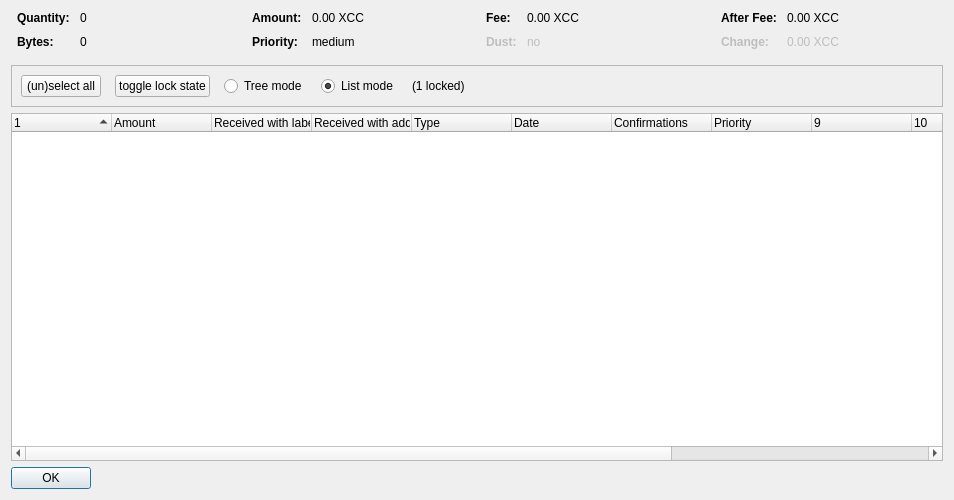
<?xml version="1.0" encoding="UTF-8"?>
<ui version="4.0">
 <class>CoinControlDialog</class>
 <widget class="QDialog" name="CoinControlDialog">
  <property name="geometry">
   <rect>
    <x>0</x>
    <y>0</y>
    <width>954</width>
    <height>500</height>
   </rect>
  </property>
  <property name="windowTitle">
   <string>Coin Selection</string>
  </property>
  <layout class="QVBoxLayout" name="verticalLayout">
   <item>
    <layout class="QHBoxLayout" name="horizontalLayoutTop" stretch="0,0,0,0">
     <property name="topMargin">
      <number>0</number>
     </property>
     <property name="bottomMargin">
      <number>10</number>
     </property>
     <item>
      <layout class="QFormLayout" name="formLayoutCoinControl1">
       <property name="horizontalSpacing">
        <number>10</number>
       </property>
       <property name="verticalSpacing">
        <number>10</number>
       </property>
       <property name="leftMargin">
        <number>6</number>
       </property>
       <property name="rightMargin">
        <number>6</number>
       </property>
       <item row="0" column="0">
        <widget class="QLabel" name="labelCoinControlQuantityText">
         <property name="font">
          <font>
           <weight>75</weight>
           <bold>true</bold>
          </font>
         </property>
         <property name="text">
          <string>Quantity:</string>
         </property>
        </widget>
       </item>
       <item row="0" column="1">
        <widget class="QLabel" name="labelCoinControlQuantity">
         <property name="cursor">
          <cursorShape>IBeamCursor</cursorShape>
         </property>
         <property name="contextMenuPolicy">
          <enum>Qt::ActionsContextMenu</enum>
         </property>
         <property name="text">
          <string notr="true">0</string>
         </property>
         <property name="textInteractionFlags">
          <set>Qt::LinksAccessibleByMouse|Qt::TextSelectableByKeyboard|Qt::TextSelectableByMouse</set>
         </property>
        </widget>
       </item>
       <item row="1" column="0">
        <widget class="QLabel" name="labelCoinControlBytesText">
         <property name="font">
          <font>
           <weight>75</weight>
           <bold>true</bold>
          </font>
         </property>
         <property name="text">
          <string>Bytes:</string>
         </property>
        </widget>
       </item>
       <item row="1" column="1">
        <widget class="QLabel" name="labelCoinControlBytes">
         <property name="cursor">
          <cursorShape>IBeamCursor</cursorShape>
         </property>
         <property name="contextMenuPolicy">
          <enum>Qt::ActionsContextMenu</enum>
         </property>
         <property name="text">
          <string notr="true">0</string>
         </property>
         <property name="textInteractionFlags">
          <set>Qt::LinksAccessibleByMouse|Qt::TextSelectableByKeyboard|Qt::TextSelectableByMouse</set>
         </property>
        </widget>
       </item>
      </layout>
     </item>
     <item>
      <layout class="QFormLayout" name="formLayoutCoinControl2">
       <property name="horizontalSpacing">
        <number>10</number>
       </property>
       <property name="verticalSpacing">
        <number>10</number>
       </property>
       <property name="leftMargin">
        <number>6</number>
       </property>
       <property name="rightMargin">
        <number>6</number>
       </property>
       <item row="0" column="0">
        <widget class="QLabel" name="labelCoinControlAmountText">
         <property name="font">
          <font>
           <weight>75</weight>
           <bold>true</bold>
          </font>
         </property>
         <property name="text">
          <string>Amount:</string>
         </property>
        </widget>
       </item>
       <item row="0" column="1">
        <widget class="QLabel" name="labelCoinControlAmount">
         <property name="cursor">
          <cursorShape>IBeamCursor</cursorShape>
         </property>
         <property name="contextMenuPolicy">
          <enum>Qt::ActionsContextMenu</enum>
         </property>
         <property name="text">
          <string notr="true">0.00 XCC</string>
         </property>
         <property name="textInteractionFlags">
          <set>Qt::LinksAccessibleByMouse|Qt::TextSelectableByKeyboard|Qt::TextSelectableByMouse</set>
         </property>
        </widget>
       </item>
       <item row="1" column="0">
        <widget class="QLabel" name="labelCoinControlPriorityText">
         <property name="font">
          <font>
           <weight>75</weight>
           <bold>true</bold>
          </font>
         </property>
         <property name="text">
          <string>Priority:</string>
         </property>
        </widget>
       </item>
       <item row="1" column="1">
        <widget class="QLabel" name="labelCoinControlPriority">
         <property name="cursor">
          <cursorShape>IBeamCursor</cursorShape>
         </property>
         <property name="contextMenuPolicy">
          <enum>Qt::ActionsContextMenu</enum>
         </property>
         <property name="text">
          <string>medium</string>
         </property>
         <property name="textInteractionFlags">
          <set>Qt::LinksAccessibleByMouse|Qt::TextSelectableByKeyboard|Qt::TextSelectableByMouse</set>
         </property>
        </widget>
       </item>
      </layout>
     </item>
     <item>
      <layout class="QFormLayout" name="formLayoutCoinControl3">
       <property name="horizontalSpacing">
        <number>10</number>
       </property>
       <property name="verticalSpacing">
        <number>10</number>
       </property>
       <property name="leftMargin">
        <number>6</number>
       </property>
       <property name="rightMargin">
        <number>6</number>
       </property>
       <item row="0" column="0">
        <widget class="QLabel" name="labelCoinControlFeeText">
         <property name="font">
          <font>
           <weight>75</weight>
           <bold>true</bold>
          </font>
         </property>
         <property name="text">
          <string>Fee:</string>
         </property>
        </widget>
       </item>
       <item row="0" column="1">
        <widget class="QLabel" name="labelCoinControlFee">
         <property name="cursor">
          <cursorShape>IBeamCursor</cursorShape>
         </property>
         <property name="contextMenuPolicy">
          <enum>Qt::ActionsContextMenu</enum>
         </property>
         <property name="text">
          <string notr="true">0.00 XCC</string>
         </property>
         <property name="textInteractionFlags">
          <set>Qt::LinksAccessibleByMouse|Qt::TextSelectableByKeyboard|Qt::TextSelectableByMouse</set>
         </property>
        </widget>
       </item>
       <item row="1" column="0">
        <widget class="QLabel" name="labelCoinControlLowOutputText">
         <property name="enabled">
          <bool>false</bool>
         </property>
         <property name="font">
          <font>
           <weight>75</weight>
           <bold>true</bold>
          </font>
         </property>
         <property name="text">
          <string>Dust:</string>
         </property>
        </widget>
       </item>
       <item row="1" column="1">
        <widget class="QLabel" name="labelCoinControlLowOutput">
         <property name="enabled">
          <bool>false</bool>
         </property>
         <property name="cursor">
          <cursorShape>IBeamCursor</cursorShape>
         </property>
         <property name="contextMenuPolicy">
          <enum>Qt::ActionsContextMenu</enum>
         </property>
         <property name="text">
          <string>no</string>
         </property>
         <property name="textInteractionFlags">
          <set>Qt::LinksAccessibleByMouse|Qt::TextSelectableByKeyboard|Qt::TextSelectableByMouse</set>
         </property>
        </widget>
       </item>
      </layout>
     </item>
     <item>
      <layout class="QFormLayout" name="formLayoutCoinControl4">
       <property name="horizontalSpacing">
        <number>10</number>
       </property>
       <property name="verticalSpacing">
        <number>10</number>
       </property>
       <property name="leftMargin">
        <number>6</number>
       </property>
       <property name="rightMargin">
        <number>6</number>
       </property>
       <item row="0" column="0">
        <widget class="QLabel" name="labelCoinControlAfterFeeText">
         <property name="font">
          <font>
           <weight>75</weight>
           <bold>true</bold>
          </font>
         </property>
         <property name="text">
          <string>After Fee:</string>
         </property>
        </widget>
       </item>
       <item row="0" column="1">
        <widget class="QLabel" name="labelCoinControlAfterFee">
         <property name="cursor">
          <cursorShape>IBeamCursor</cursorShape>
         </property>
         <property name="contextMenuPolicy">
          <enum>Qt::ActionsContextMenu</enum>
         </property>
         <property name="text">
          <string notr="true">0.00 XCC</string>
         </property>
         <property name="textInteractionFlags">
          <set>Qt::LinksAccessibleByMouse|Qt::TextSelectableByKeyboard|Qt::TextSelectableByMouse</set>
         </property>
        </widget>
       </item>
       <item row="1" column="0">
        <widget class="QLabel" name="labelCoinControlChangeText">
         <property name="enabled">
          <bool>false</bool>
         </property>
         <property name="font">
          <font>
           <weight>75</weight>
           <bold>true</bold>
          </font>
         </property>
         <property name="text">
          <string>Change:</string>
         </property>
        </widget>
       </item>
       <item row="1" column="1">
        <widget class="QLabel" name="labelCoinControlChange">
         <property name="enabled">
          <bool>false</bool>
         </property>
         <property name="cursor">
          <cursorShape>IBeamCursor</cursorShape>
         </property>
         <property name="contextMenuPolicy">
          <enum>Qt::ActionsContextMenu</enum>
         </property>
         <property name="text">
          <string notr="true">0.00 XCC</string>
         </property>
         <property name="textInteractionFlags">
          <set>Qt::LinksAccessibleByMouse|Qt::TextSelectableByKeyboard|Qt::TextSelectableByMouse</set>
         </property>
        </widget>
       </item>
      </layout>
     </item>
    </layout>
   </item>
   <item>
    <widget class="QFrame" name="frame">
     <property name="minimumSize">
      <size>
       <width>0</width>
       <height>40</height>
      </size>
     </property>
     <property name="frameShape">
      <enum>QFrame::StyledPanel</enum>
     </property>
     <property name="frameShadow">
      <enum>QFrame::Sunken</enum>
     </property>
     <layout class="QHBoxLayout" name="horizontalLayout">
      <item>
       <layout class="QHBoxLayout" name="horizontalLayoutPanel" stretch="0,0,0,0,0,0">
        <property name="spacing">
         <number>14</number>
        </property>
        <item>
         <widget class="QPushButton" name="pushButtonSelectAll">
          <property name="sizePolicy">
           <sizepolicy hsizetype="Maximum" vsizetype="Fixed">
            <horstretch>0</horstretch>
            <verstretch>0</verstretch>
           </sizepolicy>
          </property>
          <property name="text">
           <string>(un)select all</string>
          </property>
          <property name="autoDefault">
           <bool>false</bool>
          </property>
         </widget>
        </item>
        <item>
         <widget class="QPushButton" name="pushButtonToggleLock">
          <property name="sizePolicy">
           <sizepolicy hsizetype="Maximum" vsizetype="Fixed">
            <horstretch>0</horstretch>
            <verstretch>0</verstretch>
           </sizepolicy>
          </property>
          <property name="text">
           <string>toggle lock state</string>
          </property>
          <property name="autoDefault">
           <bool>false</bool>
          </property>
         </widget>
        </item>
        <item>
         <widget class="QRadioButton" name="radioTreeMode">
          <property name="sizePolicy">
           <sizepolicy hsizetype="Maximum" vsizetype="Fixed">
            <horstretch>0</horstretch>
            <verstretch>0</verstretch>
           </sizepolicy>
          </property>
          <property name="text">
           <string>Tree mode</string>
          </property>
         </widget>
        </item>
        <item>
         <widget class="QRadioButton" name="radioListMode">
          <property name="sizePolicy">
           <sizepolicy hsizetype="Maximum" vsizetype="Fixed">
            <horstretch>0</horstretch>
            <verstretch>0</verstretch>
           </sizepolicy>
          </property>
          <property name="text">
           <string>List mode</string>
          </property>
          <property name="checked">
           <bool>true</bool>
          </property>
         </widget>
        </item>
        <item>
         <widget class="QLabel" name="labelLocked">
          <property name="text">
           <string>(1 locked)</string>
          </property>
         </widget>
        </item>
        <item>
         <spacer name="horizontalSpacer">
          <property name="orientation">
           <enum>Qt::Horizontal</enum>
          </property>
          <property name="sizeHint" stdset="0">
           <size>
            <width>40</width>
            <height>20</height>
           </size>
          </property>
         </spacer>
        </item>
       </layout>
      </item>
     </layout>
    </widget>
   </item>
   <item>
    <widget class="CoinControlTreeWidget" name="treeWidget">
     <property name="contextMenuPolicy">
      <enum>Qt::CustomContextMenu</enum>
     </property>
     <property name="sortingEnabled">
      <bool>false</bool>
     </property>
     <property name="columnCount">
      <number>13</number>
     </property>
     <attribute name="headerShowSortIndicator" stdset="0">
      <bool>true</bool>
     </attribute>
     <attribute name="headerStretchLastSection">
      <bool>false</bool>
     </attribute>
     <column>
      <property name="text">
       <string/>
      </property>
     </column>
     <column>
      <property name="text">
       <string>Amount</string>
      </property>
     </column>
     <column>
      <property name="text">
       <string>Received with label</string>
      </property>
     </column>
     <column>
      <property name="text">
       <string>Received with address</string>
      </property>
     </column>
     <column>
      <property name="text">
	<string>Type</string>
      </property>
     </column>
     <column>
      <property name="text">	 
       <string>Date</string>
      </property>
     </column>
     <column>
      <property name="text">
       <string>Confirmations</string>
      </property>
      <property name="toolTip">
       <string>Confirmed</string>
      </property>
     </column>
     <column>
      <property name="text">
       <string>Priority</string>
      </property>
     </column>
     <column>
      <property name="text">
       <string/>
      </property>
     </column>
     <column>
      <property name="text">
       <string/>
      </property>
     </column>
     <column>
      <property name="text">
       <string/>
      </property>
     </column>
     <column>
      <property name="text">
       <string/>
      </property>
     </column>
     <column>
      <property name="text">
       <string/>
      </property>
     </column>
    </widget>
   </item>
   <item>
    <widget class="QDialogButtonBox" name="buttonBox">
     <property name="sizePolicy">
      <sizepolicy hsizetype="Maximum" vsizetype="Fixed">
       <horstretch>0</horstretch>
       <verstretch>0</verstretch>
      </sizepolicy>
     </property>
     <property name="orientation">
      <enum>Qt::Horizontal</enum>
     </property>
     <property name="standardButtons">
      <set>QDialogButtonBox::Ok</set>
     </property>
    </widget>
   </item>
  </layout>
 </widget>
 <customwidgets>
  <customwidget>
   <class>CoinControlTreeWidget</class>
   <extends>QTreeWidget</extends>
   <header>coincontroltreewidget.h</header>
  </customwidget>
 </customwidgets>
 <resources/>
 <connections/>
</ui>
